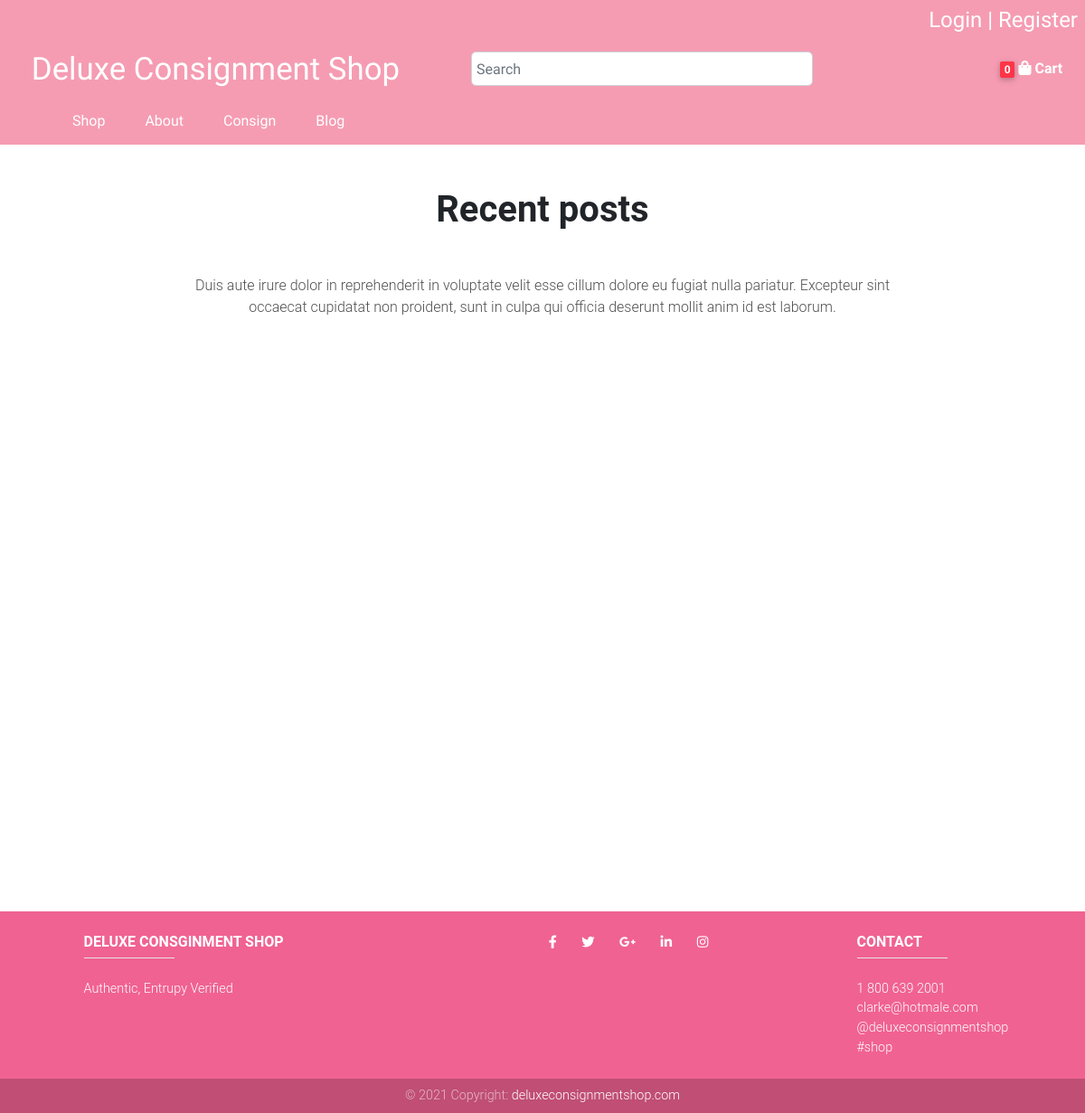
Page /blog/home/ on the earlier database version.
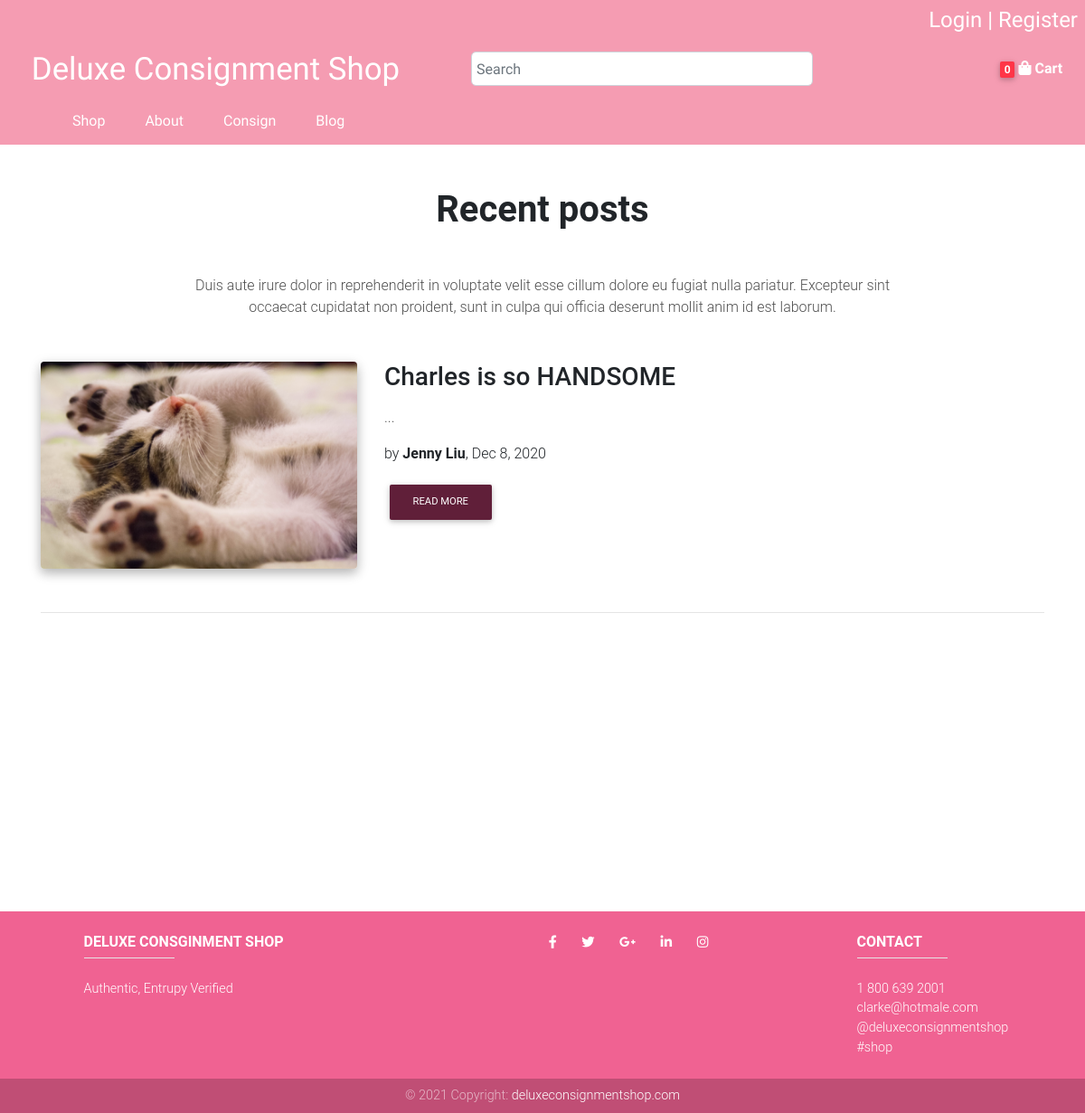
Same page on the later database version.
### blog/models.py (models this page shows, shortened)
class Post(models.Model):
    author = models.CharField(max_length=100, default="Jenny Liu", null=True, blank=True)
    title = models.CharField(max_length=100)
    thumbnail = models.ImageField(null=True, blank=True, upload_to='thumbnails')
    body = RichTextField(blank=True, null=True)
    slug = models.SlugField(max_length=200, null=True, blank=True)
    date_created = models.DateTimeField(default=timezone.now)
    @property
    def imageURL(self):
        try:
            url = self.thumbnail.url
        except:
            url = ''
        return url

### blog/views.py (the view)
# urls.py: 2. Add a URL to urlpatterns:  path('', views.home, name='home')
def home(request):
    posts = Post.objects.all().order_by('-date_created')
    if request.user.is_authenticated:
        data = cartData(request)
    else:
        data = cookieCartData(request)
    items = data['items']
    cart_quantity = data['cart_quantity']
    context = {
        'posts': posts,
        'items': items,
        'cart_quantity': cart_quantity,
    }
    return render(request, 'blog/home.html', context)

### blog/templates/blog/home.html (shortened to what this page needs)
{% extends 'store/base.html' %}
{% load static %}
{% block content %}
<section class="my-5">
    <div class="container">
        <h2 class="h1-responsive font-weight-bold text-center my-5">Recent posts</h2>
        <p class="text-center dark-grey-text w-responsive mx-auto mb-5">Duis aute irure dolor in reprehenderit in
            voluptate velit esse cillum dolore eu fugiat nulla pariatur. Excepteur sint occaecat cupidatat non
            proident, sunt in culpa qui officia deserunt mollit anim id est laborum.</p>
        {% for post in posts %}
        <div class="row">
            <div class="col-lg-5 col-xl-4">
                <div class="view overlay rounded z-depth-1-half mb-lg-0 mb-4">
                    <img class="img-fluid" src="{{ post.imageURL }}"
                         alt="Sample image">
                </div>
            </div>
            <div class="col-lg-7 col-xl-8">
                <h3 class="font-weight-bold mb-3"><strong>{{ post.title }}</strong></h3>
                <p class="dark-grey-text">{{ post.content|truncatewords:50 }}...</p>
                <p>by <a class="font-weight-bold">{{ post.author }}</a>, {{ post.date_created|date:"M j, Y" }}</p>
                <a class="btn btn-primary btn-md" href="{% url 'blog:post' post.slug %}">Read more</a>
            </div>
        </div>
        <hr class="my-5">
        {% endfor %}
    </div>
</section>
{% endblock content %}

### store/templates/store/base.html (shortened to what this page needs)
{% load static %}
<!DOCTYPE html>
<html>
<head>
    <link rel="stylesheet" href="https://use.fontawesome.com/releases/v5.11.2/css/all.css">
    <link rel="stylesheet" href="{% static 'css/bootstrap.min.css' %}">
    <link rel="stylesheet" href="{% static 'css/mdb.min.css' %}">
    <link rel="stylesheet" href="{% static './css/addons-pro/multi-range.min.css' %}">
    <link rel="stylesheet" href="{% static 'css/style.css' %}">
    {% load google_analytics_tags %}
</head>
<body class="hidden-sn pink-skin animated">
{% include 'store/navbar.html' %}
<div class="context">
    {% block content %}
    {% endblock content %}
</div>
<footer class="page-footer font-small pink lighten-2">
    <div class="container text-center text-md-left pt-2">
        <div class="row mt-3">
            <div class="col-md-4 mx-auto mb-4">
                <h6 class="text-uppercase font-weight-bold">Deluxe Consginment Shop</h6>
                <hr class="white accent-2 mt-0 d-inline-block mx-auto" style="width: 100px;" >
                <p>Authentic, Entrupy Verified</p>
            </div>
            <div class="col-md-4 text-center mb-4">
                <a class="fb-ic"><i class="fab fa-facebook-f white-text mr-4"> </i></a>
                <a class="tw-ic"><i class="fab fa-twitter white-text mr-4"> </i></a>
                <a class="gplus-ic"><i class="fab fa-google-plus-g white-text mr-4"> </i></a>
                <a class="li-ic"><i class="fab fa-linkedin-in white-text mr-4"> </i></a>
                <a class="ins-ic"><i class="fab fa-instagram white-text"> </i></a>
            </div>
            <div class="col-md-2 mx-auto mb-4">
                <h6 class="text-uppercase font-weight-bold">CONTACT</h6>
                <hr class="white accent-2 mt-0 d-inline-block mx-auto" style="width: 100px;" >
                <p><a href="#!">1 800 639 2001</a></p>
                <p><a href="mailto:clarke@hotmale.com">clarke@hotmale.com</a></p>
                <p><a href="#!">@deluxeconsignmentshop</a></p>
                <p><a href="#!">#shop</a></p>
            </div>
        </div>
    </div>
    <div class="footer-copyright text-center py-2">© {% now "Y" %} Copyright:
        <a href="{% url 'shop:home' %}"> deluxeconsignmentshop.com</a>
    </div>
</footer>
</body>
</html>

### store/templates/store/navbar.html (shortened to what this page needs)
{% load static %}
<link rel="stylesheet" href="{% static 'css/nav.css' %}">
<nav>
    <div class="nav-header">
        {% if not request.user.is_authenticated %}
            <a class="mt-md-2 mr-md-2" href="" data-toggle="modal" data-target="#modalLRForm">
                <h4>Login | Register</h4>
            </a>
        {% else %}
            <a href="{% url 'user:logout-user' %}">Sign Out</a>
            <a href="{% url 'user:account'%}">Profile</a>
        {% endif %}
    </div>
    <div class="nav-container">
        <div class="brand d-none d-sm-block" d><a href="{% url 'shop:home' %}">Deluxe Consignment Shop</a></div>
        <form id="search" action="{% url 'shop:store' %}">
            <input class="form-control" id="searchBar" name="q" type="search" placeholder="Search">
        </form>
        <div id="cart">
            <a class="nav-link dark-grey-text font-weight-bold" href="#" data-toggle="modal"
               data-target="#cart-modal-ex">
                <span class="badge danger-color">{{cart_quantity}}</span>
                <i class="fas fa-shopping-bag white-text" aria-hidden="true"></i>
                <span class="clearfix d-none d-sm-inline-block" style="color:white">Cart</span>
            </a>
        </div>
    </div>
    <div class="menu">
        <ul>
            <li><a href="{% url 'shop:store' %}">Shop</a>
            </li>
            <li><a href="{% url 'shop:about' %}">About</a>
            </li>
            <li><a href="{% url 'shop:consign' %}">Consign</a></li>
            <li><a href="{% url 'blog:home' %}">Blog</a></li>
        </ul>
    </div>
</nav>

### static/css/style.css (style rules this page uses)
.page-footer p { margin: 0; }
.context { min-height: 100vh; }

### static/css/nav.css (style rules this page uses)
* { margin: 0px; padding: 0px; box-sizing: border-box; }
nav { z-index: 100; background: #f59cb2; color: white; font-family: 'Ubuntu', sans-serif; position: fixed; display: flex; flex-direction: column; justify-content: space-between; width: 100%; height: 160px; transition: 120ms ease-in; }
.nav-header { display: flex; flex-direction: row-reverse; }
.nav-header a { margin: 0px 0.5rem; color: white; }
.nav-container { display: grid; grid-template-columns: minmax(100px, 500px) 3fr 2fr; align-items: center; justify-items: center; height: 100%; overflow: hidden; }
.nav-container .brand { font-size: calc(30px + 0.4vw); margin: 0 1em; justify-self: left; }
.nav-container .brand a { color: white; font-family: 'Sacramento'; }
.nav-container #search { width: 100%; display: flex; justify-content: center; }
.nav-container #searchBar { box-sizing: border-box; width: 90%; padding: 5px; margin: 2px 0; border-radius: 5px; transition: 0.3s; }
.nav-container #cart { width: 110px; justify-self: right; }
a > i { color: white; }
.menu { display: flex; justify-content: center; margin: 0; transition: 0.2s; }
.menu > ul { list-style: none; position: relative; width: 90%; z-index: 1; margin: 0; height: 100%; }
.menu li { display: inline-block; padding: 14px 20px; transition: 0.5s; }
.menu li a { text-decoration: none; color: white; }

Differences in the rows shown:
added Post: imageURL (picture), title "Charles is so HANDSOME", author "Jenny Liu", date_created "Dec 8, 2020"
